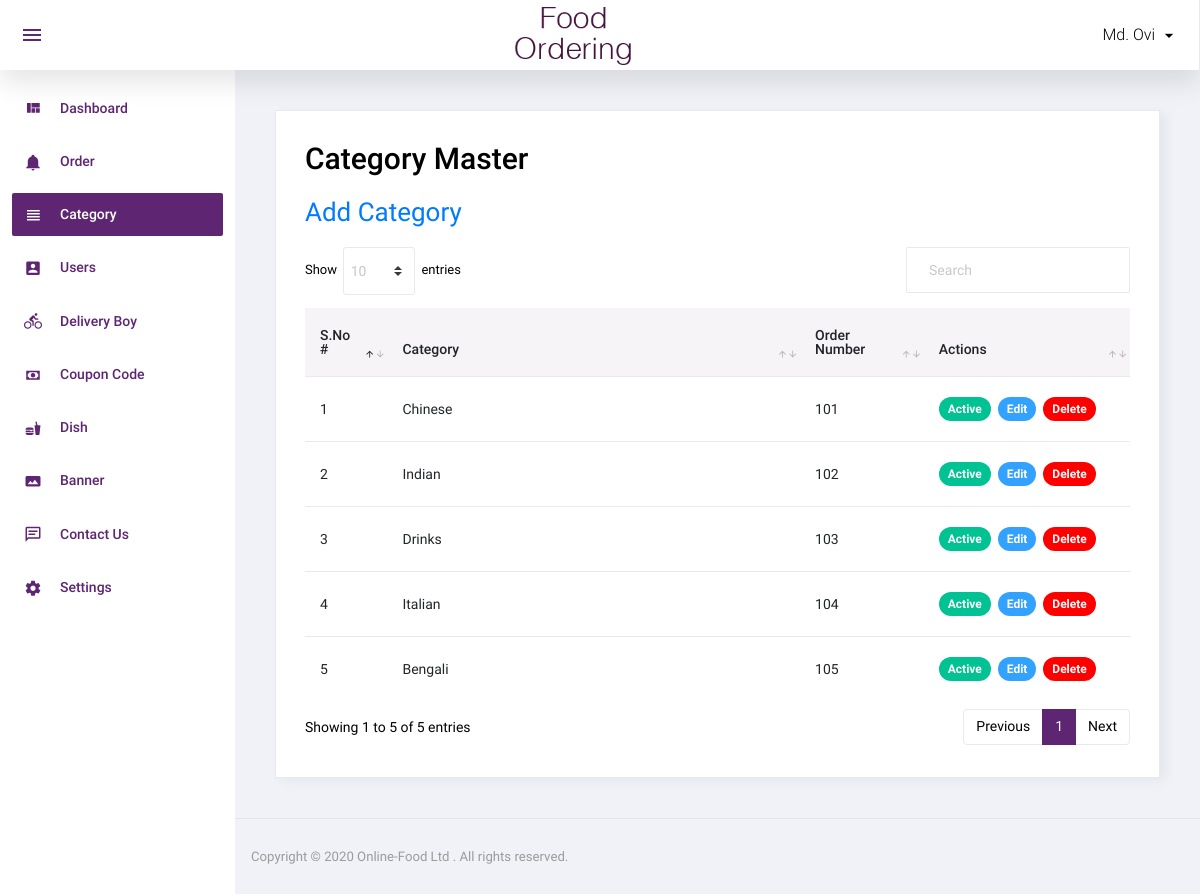
/admin/category.php (signed in), run on the app's committed database.
### tables this page shows
CREATE TABLE `categories` (
  `id` int(11) NOT NULL,
  `category` varchar(50) NOT NULL,
  `order_number` int(11) NOT NULL,
  `status` int(11) NOT NULL,
  `added_on` datetime NOT NULL
);

### admin/category.php (the view, shortened to what this page needs)
<?php
    include('top.php');
    $sql="SELECT * FROM categories ORDER BY order_number";
    $res=mysqli_query($con,$sql);
?>
<div class="card">
            <div class="card-body">
              <h1 class="grid_title">Category Master</h1>
              <a href="add_category.php" class="add_link">Add Category</a>
              <div class="row grid_box">
                <div class="col-12">
                  <div class="table-responsive">
                    <table id="order-listing" class="table">
                      <thead>
                        <tr>
                            <th width="10%">S.No #</th>
                            <th width="50%">Category</th>
                            <th width="15%">Order Number</th>
                            <th width="25%">Actions</th>
                        </tr>
                      </thead>
                      <tbody>
                      <?php
                        if(mysqli_num_rows($res)>0) {
                           $i=1;
                           while($row=mysqli_fetch_assoc($res)){
                      ?>
                                <tr>
                                    <td><?php echo $i++;?></td>
                                    <td><?php echo $row['category'];?></td>
                                    <td><?php echo $row['order_number'];?></td>
                                    <td>
                                        <?php
                                            if($row['status']==1){
                                        ?>
                                              <a href="?id=<?php echo $row['id']?>&type=deactive"><span class="badge badge-pill badge-complete active_clr">Active</span></a>&nbsp;
                                        <?php
                                            }else{
                                        ?>
                                                <a href="?id=<?php echo $row['id']?>&type=active"><span class="badge badge-pill badge-complete deactive_clr">Deactive</span></a>&nbsp;
                                        <?php
                                            }
                                        ?>
                                        <a href="add_category.php?id=<?php echo $row['id']?>"><span class="badge badge-pill badge-edit edit_clr">Edit</span></a>&nbsp;
                                        <a href="?id=<?php echo $row['id']?>&type=delete"><span class="badge badge-pill badge-danger delete_red">Delete</span></a>
                                    </td>
                                </tr>
                      <?php } } else { ?>
                            <td colspan="5" style="text-align:center;">No Data Found !</td>
                      <?php } ?>
                      </tbody>
                    </table>
                  </div>
				</div>
              </div>
            </div>
          </div>
<?php include('footer.php'); ?>

### data on the page
categories: category "Chinese", order_number "101"
categories: category "Indian", order_number "102"
categories: category "Drinks", order_number "103"
categories: category "Italian", order_number "104"
categories: category "Bengali", order_number "105"

### other printed values
$_SESSION['ADMIN_NAME'] "Md. Ovi"
